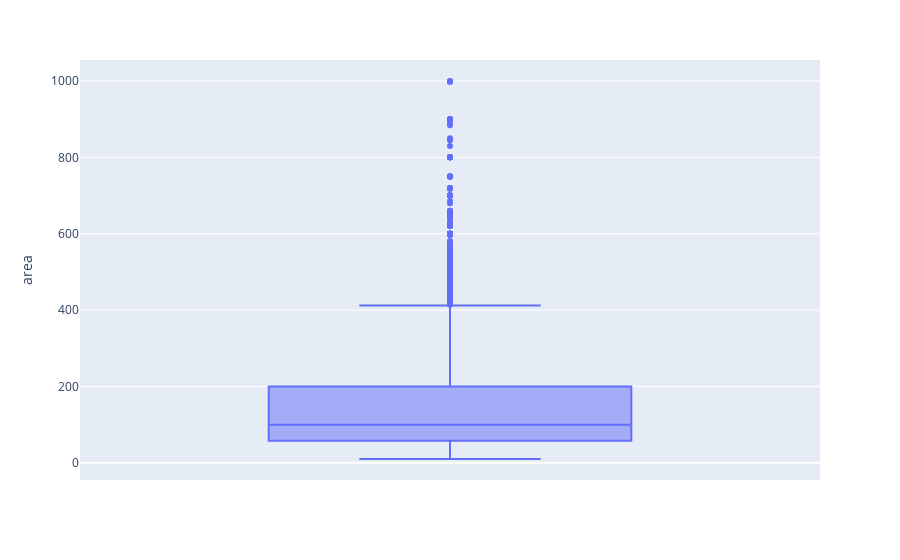

Notebook source saved alongside this figure:
### Markdown cell above
The 1600 point also seems to be an outlier, we can remove it too

### Code cell
df2 = df2[~ df2.isin(df2.nlargest(1,'area'))].dropna(how='all')
fig = px.box(df2,y='area')
fig

### Figure 1 — Plotly figure (JSON) as saved in the notebook; plotly's stock layout.template omitted (floating-point values rounded to 4 significant figures; data arrays with more than 128 entries replaced by an {"elided": "..."} marker saying what was removed)
{"data": [{"alignmentgroup": "True", "hovertemplate": "area=%{y}<extra></extra>", "legendgroup": "", "marker": {"color": "#636efa"}, "name": "", "notched": false, "offsetgroup": "", "orientation": "v", "showlegend": false, "type": "box", "x0": " ", "xaxis": "x", "y": {"elided": "6077 int values"}, "y0": " ", "yaxis": "y"}], "layout": {"boxmode": "group", "legend": {"tracegroupgap": 0}, "margin": {"t": 60}, "xaxis": {"anchor": "y", "domain": [0, 1]}, "yaxis": {"anchor": "x", "domain": [0, 1], "title": {"text": "area"}}}}
